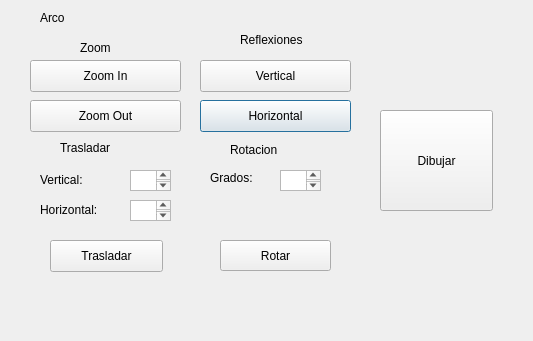
<?xml version="1.0" encoding="UTF-8"?>
<ui version="4.0">
 <class>arco</class>
 <widget class="QDialog" name="arco">
  <property name="geometry">
   <rect>
    <x>0</x>
    <y>0</y>
    <width>533</width>
    <height>341</height>
   </rect>
  </property>
  <property name="windowTitle">
   <string>Arco</string>
  </property>
  <widget class="QLabel" name="label">
   <property name="geometry">
    <rect>
     <x>40</x>
     <y>10</y>
     <width>60</width>
     <height>16</height>
    </rect>
   </property>
   <property name="text">
    <string>Arco</string>
   </property>
  </widget>
  <widget class="QLabel" name="label_5">
   <property name="geometry">
    <rect>
     <x>210</x>
     <y>170</y>
     <width>51</width>
     <height>16</height>
    </rect>
   </property>
   <property name="text">
    <string>Grados:</string>
   </property>
  </widget>
  <widget class="QPushButton" name="pushButton_6">
   <property name="geometry">
    <rect>
     <x>200</x>
     <y>100</y>
     <width>151</width>
     <height>32</height>
    </rect>
   </property>
   <property name="text">
    <string>Horizontal</string>
   </property>
  </widget>
  <widget class="QTextEdit" name="boxGrados">
   <property name="geometry">
    <rect>
     <x>280</x>
     <y>170</y>
     <width>41</width>
     <height>21</height>
    </rect>
   </property>
  </widget>
  <widget class="QTextEdit" name="boxYinicio">
   <property name="geometry">
    <rect>
     <x>130</x>
     <y>170</y>
     <width>41</width>
     <height>21</height>
    </rect>
   </property>
  </widget>
  <widget class="QPushButton" name="pushButton">
   <property name="enabled">
    <bool>true</bool>
   </property>
   <property name="geometry">
    <rect>
     <x>380</x>
     <y>110</y>
     <width>113</width>
     <height>101</height>
    </rect>
   </property>
   <property name="text">
    <string>Dibujar</string>
   </property>
  </widget>
  <widget class="QPushButton" name="pushButton_4">
   <property name="geometry">
    <rect>
     <x>30</x>
     <y>60</y>
     <width>151</width>
     <height>32</height>
    </rect>
   </property>
   <property name="text">
    <string>Zoom In</string>
   </property>
  </widget>
  <widget class="QPushButton" name="pushButton_3">
   <property name="geometry">
    <rect>
     <x>220</x>
     <y>240</y>
     <width>111</width>
     <height>31</height>
    </rect>
   </property>
   <property name="text">
    <string>Rotar</string>
   </property>
  </widget>
  <widget class="QPushButton" name="pushButton_2">
   <property name="geometry">
    <rect>
     <x>50</x>
     <y>240</y>
     <width>113</width>
     <height>32</height>
    </rect>
   </property>
   <property name="text">
    <string>Trasladar</string>
   </property>
  </widget>
  <widget class="QPushButton" name="pushButton_7">
   <property name="geometry">
    <rect>
     <x>200</x>
     <y>60</y>
     <width>151</width>
     <height>32</height>
    </rect>
   </property>
   <property name="text">
    <string>Vertical</string>
   </property>
  </widget>
  <widget class="QPushButton" name="pushButton_5">
   <property name="geometry">
    <rect>
     <x>30</x>
     <y>100</y>
     <width>151</width>
     <height>32</height>
    </rect>
   </property>
   <property name="text">
    <string>Zoom Out</string>
   </property>
  </widget>
  <widget class="QLabel" name="label_4">
   <property name="geometry">
    <rect>
     <x>40</x>
     <y>200</y>
     <width>91</width>
     <height>20</height>
    </rect>
   </property>
   <property name="text">
    <string>Horizontal:</string>
   </property>
  </widget>
  <widget class="QTextEdit" name="boxXinicio">
   <property name="geometry">
    <rect>
     <x>130</x>
     <y>200</y>
     <width>41</width>
     <height>21</height>
    </rect>
   </property>
  </widget>
  <widget class="QLabel" name="label_6">
   <property name="geometry">
    <rect>
     <x>40</x>
     <y>170</y>
     <width>61</width>
     <height>20</height>
    </rect>
   </property>
   <property name="text">
    <string>Vertical:</string>
   </property>
  </widget>
  <widget class="QLabel" name="label_7">
   <property name="geometry">
    <rect>
     <x>80</x>
     <y>40</y>
     <width>60</width>
     <height>16</height>
    </rect>
   </property>
   <property name="text">
    <string>Zoom</string>
   </property>
  </widget>
  <widget class="QLabel" name="label_8">
   <property name="geometry">
    <rect>
     <x>60</x>
     <y>140</y>
     <width>111</width>
     <height>16</height>
    </rect>
   </property>
   <property name="text">
    <string>Trasladar</string>
   </property>
  </widget>
  <widget class="QLabel" name="label_9">
   <property name="geometry">
    <rect>
     <x>240</x>
     <y>30</y>
     <width>81</width>
     <height>20</height>
    </rect>
   </property>
   <property name="text">
    <string>Reflexiones</string>
   </property>
  </widget>
  <widget class="QLabel" name="label_10">
   <property name="geometry">
    <rect>
     <x>230</x>
     <y>140</y>
     <width>81</width>
     <height>20</height>
    </rect>
   </property>
   <property name="text">
    <string>Rotacion</string>
   </property>
  </widget>
 </widget>
 <resources/>
 <connections/>
</ui>
